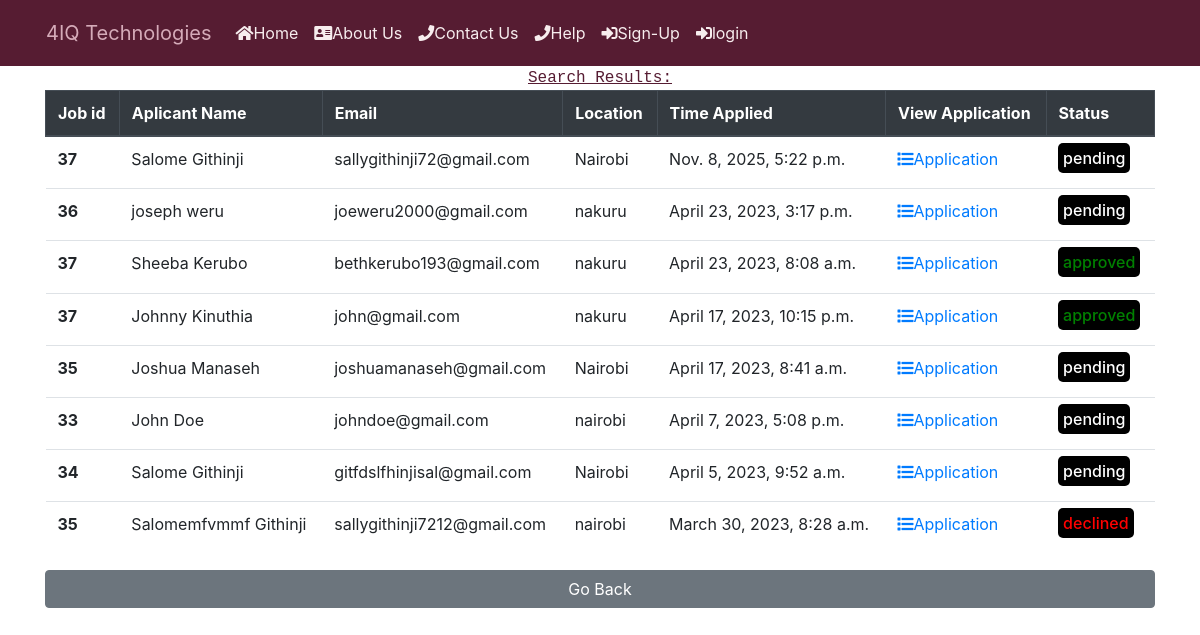
Page /job/search_jobs on the committed database.
### job/models.py (models this page shows, shortened)
class Application(models.Model):
    APPROVED = 'approved'
    PENDING = 'pending'
    DECLINED = 'declined'
    CHOICES_STATUS = (
        (APPROVED,'Approved'),
        (PENDING,'Pending' ),
        (DECLINED,'Declined' )
    )
    HIGH_SCHOOL = 'High School'
    ASSOCIATE_DEGREE = 'Associate Degree'
    BACHELOR_DEGREE = 'Bachelor Degree'
    MASTER_DEGREE = 'Master Degree'
    DOCTORATE = 'Doctorate'
    PROFESSIONAL_DEGREE = 'Professional Degree'
    CERTIFICATE = 'Certificate'
    DIPLOMA = 'Diploma'
    EDUCATION_CHOICES = ((HIGH_SCHOOL, 'High School'),
        (ASSOCIATE_DEGREE, 'Associate Degree'),
        (BACHELOR_DEGREE, "Bachelor's Degree"),
        (MASTER_DEGREE, "Master's Degree"),
        (DOCTORATE, 'Doctoral Degree'),
        (PROFESSIONAL_DEGREE, 'Professional Degree'),
        (CERTIFICATE, 'Certificate'),
        (DIPLOMA, 'Diploma')
    )
    job = models.ForeignKey(Job,
                            related_name='applications',
                             on_delete=models.CASCADE)
    first_name = models.CharField(max_length=200, null=True, blank=True)
    last_name = models.CharField(max_length=200, null=True, blank=True)
    date_of_birth = models.CharField(max_length=20, blank=True, null=True)
    gender = models.CharField(max_length=1,
                              choices=GENDER,
                              blank=False,
                              null=True)
    email = models.EmailField(max_length=70, blank=True, unique=True)
    location = models.CharField(
        max_length=104,
        null=True
    )
    mobile = models.IntegerField(null=True, blank=True)
    education   = models.CharField( max_length=2553, null=True, blank=True)
    level_education = models.CharField(max_length=30, choices=EDUCATION_CHOICES)
    content = models.TextField()
    experience = models.TextField()
    resume  = models.FileField( upload_to="resumes/", null=True, blank=True)
    created_at = models.DateTimeField(auto_now_add=True,null=False)
    status = models.CharField(max_length=20,choices=CHOICES_STATUS,default='pending')
    created_by = models.ForeignKey(User,
                                   related_name="applications",
                                   on_delete=models.CASCADE)
    class Meta:
        ordering = ['-created_at']

class Job(models.Model):
    COMPUTER_SUPPORT_SPECIALIST = 'Computer Support Specialist'
    HARDWARE_ENGINEER = 'Hardware Engineer'
    COMPUTER_SYSTEM_ANALYST = 'Computer System Analyst'
    SOFTWARE_DEVELOPER = 'Software Developer'
    PROGRAMMER = 'Programmer'
    WEB_DEVELOPER = 'Web Developer'
    NETWORK_ENGINEER = 'Network Engineer'
    SOFTWARE_TESTER = 'Software Tester'
    FRONTEND_DEVELOPER = "Frontend Developer"
    BACKEND_DEVELOPER = "Backend Developer"
    CHOICES_SIZE =   ( (COMPUTER_SUPPORT_SPECIALIST ,'COMPUTER_SUPPORT_SPECIALIST'),
    ( HARDWARE_ENGINEER ,'HARDWARE_ENGINEER'),
    ( COMPUTER_SYSTEM_ANALYST, 'COMPUTER_SYSTEM_ANALYST' ),
    ( SOFTWARE_DEVELOPER, 'SOFTWARE_DEVELOPER'),
    ( PROGRAMMER , 'PROGRAMMER'),
    ( WEB_DEVELOPER,'WEB_DEVELOPER'),
    ( NETWORK_ENGINEER,'NETWORK_ENGINEER'),
    ( SOFTWARE_TESTER,'SOFTWARE_TESTER'),
    (FRONTEND_DEVELOPER,"FRONTEND_DEVELOPER"),
    (BACKEND_DEVELOPER,"BACKEND_DEVELOPER")
    )
    ACTIVE = 'active'
    EMPLOYED = 'employed'
    ARCHIVED = 'archived'
    CHOICES_STATUS = (
        (EMPLOYED,'Employed'),
        (ACTIVE,'Active' ),
        (ARCHIVED,'Archived' )
     )
    title = models.CharField(max_length=200)
    created_at = models.DateTimeField(auto_now_add=True)
    skillset_required = models.TextField(null=True)
    about_job= models.TextField(blank=True, null=True)
    image = models.ImageField(upload_to="covers/",null=True,blank=True)
    experience = models.CharField(max_length=100,null=True)
    salary = models.CharField(max_length=50,null=True)
    deadline = models.CharField(max_length=50,null=True)
    department_name = models.CharField( max_length=30,choices=CHOICES_SIZE)
    created_by = models.ForeignKey(User,
                                   related_name="jobs",
                                   on_delete=models.CASCADE)
    status = models.CharField(max_length=20,choices=CHOICES_STATUS,default='active')
    class Meta:
        ordering = ['-created_at']

### job/views.py (the view)
# urls.py: path("search_jobs", views.search_jobs, name="search_jobs"),
def search_jobs(request):
  status = request.GET.get('status', '')
  job_id = request.GET.get('job_id', '')
  if job_id:
        job = Job.objects.get(id=job_id)
        if status:
            applications = job.applications.filter(status=status) # type: ignore
        else:
            applications = job.applications.all() # type: ignore
  else:
        if status:
            applications = Application.objects.filter(status=status)
        else:
            applications = Application.objects.all()
  context = {
    'applications': applications,
    'status': status
  }
  return render(request, 'search_job.html', context)

### notification/context_processors.py (called while the page is built)
def notifications(request):
    if request.user.is_authenticated:
        return {
            'notificactions': request.user.notifications.filter(is_read=False)
        }
    else:
        return {'notifications': []}

### job/templates/search_job.html (shortened to what this page needs)
{% include 'header.html' %}
{% load static %}
{% block content %}
{% if applications %}
    <center style="text-decoration: underline; color: #561c32 ;font-family: 'Courier New', Courier, monospace;"> Search Results:
    </center>
<div class="container">
    <table class="table "width="100%">
      <thead class="thead-dark table-striped table-bordered">
        <tr>
          <th scope="col">Job id</th>
          <th scope="col">Aplicant Name</th>
          <th scope="col">Email</th>
          <th scope="col">Location</th>
          <th scope="col">Time Applied</th>
          <th scope="col">View Application</th>
          <th scope="col">Status</th>
        </tr>
      </thead>
      <tbody>
        {% for application in applications %}
        <tr>
          <th>{{ application.job.id }}</th>
          <td>{{application.first_name}} {{application.last_name}}</td>
          <td>{{application.email}}</td>
          <td>{{application.location}}</td>
          <td>{{application.created_at}}</td>
          <td>
            <a href="{% url 'view_application' application.id %}"
              ><i class="fas fa-list"></i>Application</a
            >
          </td>
            <td>
                {% if application.status == 'pending' %}
                <h6><span style="color: white; border-radius: 5px; padding: 5px; background-color: black">{{ application.status }}</span></h6>
              {% elif application.status == 'approved' %}
                <h6><span style="color: green; border-radius: 5px; padding: 5px; background-color: black">{{ application.status }}</span></h6>
              {% elif application.status == 'declined' %}
                <h6><span style="color: red; border-radius: 5px; padding: 5px; background-color: black">{{ application.status }}</span></h6>
              {% endif %}
            </td>
        </tr>
        {% endfor %}
      </tbody>
    </table>
        {% endif %}
        <a href="{% url 'dashboard' %}" style="justify-content: center;text-align:center; display:flex;"  class="btn btn-secondary">Go Back</a>
        {% endblock %}
        </div>

### rows in the picture
Application: job.id "37", first_name "Salome", last_name "Githinji", email "sallygithinji72@gmail.com", location "Nairobi", created_at "Nov. 8, 2025, 5:22 p.m.", status "pending"
Application: job.id "36", first_name "joseph", last_name "weru", email "joeweru2000@gmail.com", location "nakuru", created_at "April 23, 2023, 3:17 p.m.", status "pending"
Application: job.id "37", first_name "Sheeba", last_name "Kerubo", email "bethkerubo193@gmail.com", location "nakuru", created_at "April 23, 2023, 8:08 a.m.", status "approved"
Application: job.id "37", first_name "Johnny", last_name "Kinuthia", email "john@gmail.com", location "nakuru", created_at "April 17, 2023, 10:15 p.m.", status "approved"
Application: job.id "35", first_name "Joshua", last_name "Manaseh", email "joshuamanaseh@gmail.com", location "Nairobi", created_at "April 17, 2023, 8:41 a.m.", status "pending"
Application: job.id "33", first_name "John", last_name "Doe", email "johndoe@gmail.com", location "nairobi", created_at "April 7, 2023, 5:08 p.m.", status "pending"
Application: job.id "34", first_name "Salome", last_name "Githinji", email "gitfdslfhinjisal@gmail.com", location "Nairobi", created_at "April 5, 2023, 9:52 a.m.", status "pending"
Application: job.id "35", first_name "Salomemfvmmf", last_name "Githinji", email "sallygithinji7212@gmail.com", location "nairobi", created_at "March 30, 2023, 8:28 a.m.", status "declined"
